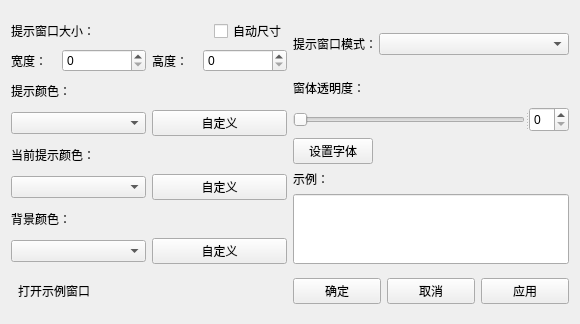
<?xml version="1.0" encoding="UTF-8"?>
<ui version="4.0">
 <class>CSetSimuTip</class>
 <widget class="QWidget" name="CSetSimuTip">
  <property name="geometry">
   <rect>
    <x>0</x>
    <y>0</y>
    <width>580</width>
    <height>324</height>
   </rect>
  </property>
  <property name="windowTitle">
   <string>设置仿真提示窗口属性</string>
  </property>
  <property name="styleSheet">
   <string notr="true">font: 14pt &quot;宋体&quot;;</string>
  </property>
  <layout class="QGridLayout" name="gridLayout">
   <item row="0" column="0">
    <layout class="QVBoxLayout" name="verticalLayout_8">
     <item>
      <layout class="QVBoxLayout" name="verticalLayout_10">
       <item>
        <layout class="QVBoxLayout" name="verticalLayout_11">
         <item>
          <layout class="QHBoxLayout" name="horizontalLayout_17">
           <item>
            <widget class="QLabel" name="label_13">
             <property name="text">
              <string>提示窗口大小：</string>
             </property>
            </widget>
           </item>
           <item>
            <spacer name="horizontalSpacer_6">
             <property name="orientation">
              <enum>Qt::Horizontal</enum>
             </property>
             <property name="sizeHint" stdset="0">
              <size>
               <width>40</width>
               <height>20</height>
              </size>
             </property>
            </spacer>
           </item>
           <item>
            <widget class="QCheckBox" name="checkIsAutoSize">
             <property name="text">
              <string>自动尺寸</string>
             </property>
            </widget>
           </item>
          </layout>
         </item>
         <item>
          <layout class="QHBoxLayout" name="horizontalLayout_18">
           <item>
            <layout class="QHBoxLayout" name="horizontalLayout_19">
             <item>
              <widget class="QLabel" name="label_14">
               <property name="maximumSize">
                <size>
                 <width>45</width>
                 <height>16777215</height>
                </size>
               </property>
               <property name="text">
                <string>宽度：</string>
               </property>
              </widget>
             </item>
             <item>
              <widget class="QSpinBox" name="spinWidth">
               <property name="maximum">
                <number>1280</number>
               </property>
              </widget>
             </item>
            </layout>
           </item>
           <item>
            <layout class="QHBoxLayout" name="horizontalLayout_20">
             <item>
              <widget class="QLabel" name="label_15">
               <property name="maximumSize">
                <size>
                 <width>45</width>
                 <height>16777215</height>
                </size>
               </property>
               <property name="text">
                <string>高度：</string>
               </property>
              </widget>
             </item>
             <item>
              <widget class="QSpinBox" name="spinHeight">
               <property name="maximum">
                <number>1024</number>
               </property>
              </widget>
             </item>
            </layout>
           </item>
          </layout>
         </item>
        </layout>
       </item>
       <item>
        <layout class="QHBoxLayout" name="horizontalLayout_11">
         <item>
          <widget class="QLabel" name="label_6">
           <property name="maximumSize">
            <size>
             <width>16777215</width>
             <height>26</height>
            </size>
           </property>
           <property name="text">
            <string>提示颜色：</string>
           </property>
          </widget>
         </item>
         <item>
          <spacer name="horizontalSpacer_7">
           <property name="orientation">
            <enum>Qt::Horizontal</enum>
           </property>
           <property name="sizeHint" stdset="0">
            <size>
             <width>40</width>
             <height>20</height>
            </size>
           </property>
          </spacer>
         </item>
        </layout>
       </item>
       <item>
        <layout class="QHBoxLayout" name="horizontalLayout_12">
         <item>
          <widget class="QComboBox" name="comboColor"/>
         </item>
         <item>
          <widget class="QPushButton" name="buttonColor">
           <property name="text">
            <string>自定义</string>
           </property>
          </widget>
         </item>
        </layout>
       </item>
      </layout>
     </item>
     <item>
      <layout class="QVBoxLayout" name="verticalLayout_12">
       <item>
        <layout class="QHBoxLayout" name="horizontalLayout_21">
         <item>
          <widget class="QLabel" name="label_8">
           <property name="maximumSize">
            <size>
             <width>16777215</width>
             <height>26</height>
            </size>
           </property>
           <property name="text">
            <string>当前提示颜色：</string>
           </property>
          </widget>
         </item>
         <item>
          <spacer name="horizontalSpacer_8">
           <property name="orientation">
            <enum>Qt::Horizontal</enum>
           </property>
           <property name="sizeHint" stdset="0">
            <size>
             <width>40</width>
             <height>20</height>
            </size>
           </property>
          </spacer>
         </item>
        </layout>
       </item>
       <item>
        <layout class="QHBoxLayout" name="horizontalLayout_22">
         <item>
          <widget class="QComboBox" name="comboCurTipColor"/>
         </item>
         <item>
          <widget class="QPushButton" name="buttonCurTipColor">
           <property name="text">
            <string>自定义</string>
           </property>
          </widget>
         </item>
        </layout>
       </item>
      </layout>
     </item>
     <item>
      <layout class="QVBoxLayout" name="verticalLayout_13">
       <item>
        <layout class="QHBoxLayout" name="horizontalLayout_23">
         <item>
          <widget class="QLabel" name="label_9">
           <property name="maximumSize">
            <size>
             <width>16777215</width>
             <height>26</height>
            </size>
           </property>
           <property name="text">
            <string>背景颜色：</string>
           </property>
          </widget>
         </item>
        </layout>
       </item>
       <item>
        <layout class="QHBoxLayout" name="horizontalLayout_24">
         <item>
          <widget class="QComboBox" name="comboBackgroundColor"/>
         </item>
         <item>
          <widget class="QPushButton" name="buttonBackgroundColor">
           <property name="text">
            <string>自定义</string>
           </property>
          </widget>
         </item>
        </layout>
       </item>
      </layout>
     </item>
    </layout>
   </item>
   <item row="0" column="1">
    <layout class="QVBoxLayout" name="verticalLayout_14">
     <item>
      <layout class="QHBoxLayout" name="horizontalLayout_25">
       <item>
        <widget class="QLabel" name="label_16">
         <property name="minimumSize">
          <size>
           <width>0</width>
           <height>50</height>
          </size>
         </property>
         <property name="maximumSize">
          <size>
           <width>80</width>
           <height>16777215</height>
          </size>
         </property>
         <property name="text">
          <string>提示窗口模式：</string>
         </property>
        </widget>
       </item>
       <item>
        <widget class="QComboBox" name="comboMode"/>
       </item>
      </layout>
     </item>
     <item>
      <layout class="QVBoxLayout" name="verticalLayout_15">
       <property name="sizeConstraint">
        <enum>QLayout::SetDefaultConstraint</enum>
       </property>
       <item>
        <widget class="QLabel" name="label_17">
         <property name="text">
          <string>窗体透明度：</string>
         </property>
        </widget>
       </item>
       <item>
        <widget class="QSplitter" name="splitter">
         <property name="orientation">
          <enum>Qt::Horizontal</enum>
         </property>
         <widget class="QSlider" name="sliderAlpha">
          <property name="maximum">
           <number>255</number>
          </property>
          <property name="singleStep">
           <number>1</number>
          </property>
          <property name="pageStep">
           <number>1</number>
          </property>
          <property name="orientation">
           <enum>Qt::Horizontal</enum>
          </property>
          <property name="invertedAppearance">
           <bool>false</bool>
          </property>
          <property name="invertedControls">
           <bool>false</bool>
          </property>
          <property name="tickPosition">
           <enum>QSlider::NoTicks</enum>
          </property>
          <property name="tickInterval">
           <number>1</number>
          </property>
         </widget>
         <widget class="QSpinBox" name="spinAlpha">
          <property name="maximumSize">
           <size>
            <width>40</width>
            <height>16777215</height>
           </size>
          </property>
          <property name="maximum">
           <number>255</number>
          </property>
          <property name="singleStep">
           <number>1</number>
          </property>
         </widget>
        </widget>
       </item>
      </layout>
     </item>
     <item>
      <layout class="QVBoxLayout" name="verticalLayout_16">
       <item>
        <layout class="QHBoxLayout" name="horizontalLayout_26">
         <item>
          <widget class="QPushButton" name="buttonFont">
           <property name="text">
            <string>设置字体</string>
           </property>
          </widget>
         </item>
         <item>
          <spacer name="horizontalSpacer_9">
           <property name="orientation">
            <enum>Qt::Horizontal</enum>
           </property>
           <property name="sizeHint" stdset="0">
            <size>
             <width>40</width>
             <height>20</height>
            </size>
           </property>
          </spacer>
         </item>
        </layout>
       </item>
       <item>
        <widget class="QLabel" name="label_18">
         <property name="text">
          <string>示例：</string>
         </property>
        </widget>
       </item>
       <item>
        <widget class="QLineEdit" name="editFont">
         <property name="minimumSize">
          <size>
           <width>100</width>
           <height>70</height>
          </size>
         </property>
         <property name="focusPolicy">
          <enum>Qt::StrongFocus</enum>
         </property>
         <property name="alignment">
          <set>Qt::AlignCenter</set>
         </property>
         <property name="readOnly">
          <bool>true</bool>
         </property>
        </widget>
       </item>
      </layout>
     </item>
    </layout>
   </item>
   <item row="1" column="0">
    <layout class="QHBoxLayout" name="horizontalLayout_27">
     <item>
      <widget class="QToolButton" name="buttonOpenSimuTip">
       <property name="minimumSize">
        <size>
         <width>0</width>
         <height>25</height>
        </size>
       </property>
       <property name="text">
        <string>打开示例窗口</string>
       </property>
       <property name="checkable">
        <bool>true</bool>
       </property>
       <property name="autoRaise">
        <bool>true</bool>
       </property>
      </widget>
     </item>
     <item>
      <spacer name="horizontalSpacer_10">
       <property name="orientation">
        <enum>Qt::Horizontal</enum>
       </property>
       <property name="sizeHint" stdset="0">
        <size>
         <width>40</width>
         <height>20</height>
        </size>
       </property>
      </spacer>
     </item>
    </layout>
   </item>
   <item row="1" column="1">
    <layout class="QHBoxLayout" name="horizontalLayout_28">
     <item>
      <widget class="QPushButton" name="buttonEnter">
       <property name="text">
        <string>确定</string>
       </property>
      </widget>
     </item>
     <item>
      <widget class="QPushButton" name="buttonCancel">
       <property name="text">
        <string>取消</string>
       </property>
      </widget>
     </item>
     <item>
      <widget class="QPushButton" name="buttonApply">
       <property name="text">
        <string>应用</string>
       </property>
      </widget>
     </item>
    </layout>
   </item>
  </layout>
 </widget>
 <resources/>
 <connections/>
</ui>
